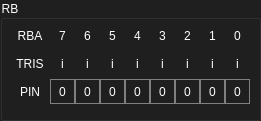
    <widget class="QGroupBox" name="groupBox_12">
     <property name="geometry">
      <rect>
       <x>20</x>
       <y>150</y>
       <width>261</width>
       <height>121</height>
      </rect>
     </property>
     <property name="styleSheet">
      <string notr="true">QGroupBox {
	color : white;
	background-color: rgb(31, 31, 31);
}</string>
     </property>
     <property name="title">
      <string>RB</string>
     </property>
     <widget class="QWidget" name="gridLayoutWidget_7">
      <property name="geometry">
       <rect>
        <x>10</x>
        <y>20</y>
        <width>247</width>
        <height>88</height>
       </rect>
      </property>
      <layout class="QGridLayout" name="gridLayout_7">
       <property name="spacing">
        <number>0</number>
       </property>
       <item row="2" column="0">
        <widget class="QLabel" name="label_84">
         <property name="sizePolicy">
          <sizepolicy hsizetype="Fixed" vsizetype="Fixed">
           <horstretch>0</horstretch>
           <verstretch>0</verstretch>
          </sizepolicy>
         </property>
         <property name="minimumSize">
          <size>
           <width>40</width>
           <height>25</height>
          </size>
         </property>
         <property name="maximumSize">
          <size>
           <width>40</width>
           <height>25</height>
          </size>
         </property>
         <property name="layoutDirection">
          <enum>Qt::LeftToRight</enum>
         </property>
         <property name="styleSheet">
          <string notr="true">
color: white; 
</string>
         </property>
         <property name="text">
          <string>PIN</string>
         </property>
         <property name="alignment">
          <set>Qt::AlignCenter</set>
         </property>
        </widget>
       </item>
       <item row="0" column="0">
        <widget class="QLabel" name="label_85">
         <property name="sizePolicy">
          <sizepolicy hsizetype="Fixed" vsizetype="Fixed">
           <horstretch>0</horstretch>
           <verstretch>0</verstretch>
          </sizepolicy>
         </property>
         <property name="minimumSize">
          <size>
           <width>40</width>
           <height>25</height>
          </size>
         </property>
         <property name="maximumSize">
          <size>
           <width>40</width>
           <height>25</height>
          </size>
         </property>
         <property name="layoutDirection">
          <enum>Qt::LeftToRight</enum>
         </property>
         <property name="styleSheet">
          <string notr="true">
color: white; 
</string>
         </property>
         <property name="text">
          <string>RBA</string>
         </property>
         <property name="alignment">
          <set>Qt::AlignCenter</set>
         </property>
        </widget>
       </item>
       <item row="2" column="4">
        <widget class="QPushButton" name="pushButton_291">
         <property name="sizePolicy">
          <sizepolicy hsizetype="Fixed" vsizetype="Fixed">
           <horstretch>0</horstretch>
           <verstretch>0</verstretch>
          </sizepolicy>
         </property>
         <property name="minimumSize">
          <size>
           <width>25</width>
           <height>25</height>
          </size>
         </property>
         <property name="maximumSize">
          <size>
           <width>25</width>
           <height>25</height>
          </size>
         </property>
         <property name="layoutDirection">
          <enum>Qt::LeftToRight</enum>
         </property>
         <property name="styleSheet">
          <string notr="true">QPushButton {
   border: 1px solid gray;
  color: white; 
}
QPushButton:hover {
    background-color: rgb(74, 74, 74);
}
QPushButton:pressed {
    background-color: qlineargradient(x1: 0, y1: 0, x2: 0, y2: 1,
                                      stop: 0 #dadbde, stop: 1 #444444);
}</string>
         </property>
         <property name="text">
          <string>0</string>
         </property>
        </widget>
       </item>
       <item row="1" column="0">
        <widget class="QLabel" name="label_86">
         <property name="sizePolicy">
          <sizepolicy hsizetype="Fixed" vsizetype="Fixed">
           <horstretch>0</horstretch>
           <verstretch>0</verstretch>
          </sizepolicy>
         </property>
         <property name="minimumSize">
          <size>
           <width>40</width>
           <height>25</height>
          </size>
         </property>
         <property name="maximumSize">
          <size>
           <width>40</width>
           <height>25</height>
          </size>
         </property>
         <property name="layoutDirection">
          <enum>Qt::LeftToRight</enum>
         </property>
         <property name="styleSheet">
          <string notr="true">
color: white; 
</string>
         </property>
         <property name="text">
          <string>TRIS</string>
         </property>
         <property name="alignment">
          <set>Qt::AlignCenter</set>
         </property>
        </widget>
       </item>
       <item row="0" column="1">
        <widget class="QLabel" name="label_87">
         <property name="sizePolicy">
          <sizepolicy hsizetype="Fixed" vsizetype="Fixed">
           <horstretch>0</horstretch>
           <verstretch>0</verstretch>
          </sizepolicy>
         </property>
         <property name="minimumSize">
          <size>
           <width>25</width>
           <height>25</height>
          </size>
         </property>
         <property name="maximumSize">
          <size>
           <width>25</width>
           <height>25</height>
          </size>
         </property>
         <property name="layoutDirection">
          <enum>Qt::LeftToRight</enum>
         </property>
         <property name="styleSheet">
          <string notr="true">
color: white; 
</string>
         </property>
         <property name="text">
          <string>7</string>
         </property>
         <property name="alignment">
          <set>Qt::AlignCenter</set>
         </property>
        </widget>
       </item>
       <item row="0" column="2">
        <widget class="QLabel" name="label_88">
         <property name="sizePolicy">
          <sizepolicy hsizetype="Fixed" vsizetype="Fixed">
           <horstretch>0</horstretch>
           <verstretch>0</verstretch>
          </sizepolicy>
         </property>
         <property name="minimumSize">
          <size>
           <width>25</width>
           <height>25</height>
          </size>
         </property>
         <property name="maximumSize">
          <size>
           <width>25</width>
           <height>25</height>
          </size>
         </property>
         <property name="layoutDirection">
          <enum>Qt::LeftToRight</enum>
         </property>
         <property name="styleSheet">
          <string notr="true">
color: white; 
</string>
         </property>
         <property name="text">
          <string>6</string>
         </property>
         <property name="alignment">
          <set>Qt::AlignCenter</set>
         </property>
        </widget>
       </item>
       <item row="0" column="3">
        <widget class="QLabel" name="label_89">
         <property name="sizePolicy">
          <sizepolicy hsizetype="Fixed" vsizetype="Fixed">
           <horstretch>0</horstretch>
           <verstretch>0</verstretch>
          </sizepolicy>
         </property>
         <property name="minimumSize">
          <size>
           <width>25</width>
           <height>25</height>
          </size>
         </property>
         <property name="maximumSize">
          <size>
           <width>25</width>
           <height>25</height>
          </size>
         </property>
         <property name="layoutDirection">
          <enum>Qt::LeftToRight</enum>
         </property>
         <property name="styleSheet">
          <string notr="true">
color: white; 
</string>
         </property>
         <property name="text">
          <string>5</string>
         </property>
         <property name="alignment">
          <set>Qt::AlignCenter</set>
         </property>
        </widget>
       </item>
       <item row="0" column="4">
        <widget class="QLabel" name="label_90">
         <property name="sizePolicy">
          <sizepolicy hsizetype="Fixed" vsizetype="Fixed">
           <horstretch>0</horstretch>
           <verstretch>0</verstretch>
          </sizepolicy>
         </property>
         <property name="minimumSize">
          <size>
           <width>25</width>
           <height>25</height>
          </size>
         </property>
         <property name="maximumSize">
          <size>
           <width>25</width>
           <height>25</height>
          </size>
         </property>
         <property name="layoutDirection">
          <enum>Qt::LeftToRight</enum>
         </property>
         <property name="styleSheet">
          <string notr="true">
color: white; 
</string>
         </property>
         <property name="text">
          <string>4</string>
         </property>
         <property name="alignment">
          <set>Qt::AlignCenter</set>
         </property>
        </widget>
       </item>
       <item row="0" column="5">
        <widget class="QLabel" name="label_91">
         <property name="sizePolicy">
          <sizepolicy hsizetype="Fixed" vsizetype="Fixed">
           <horstretch>0</horstretch>
           <verstretch>0</verstretch>
          </sizepolicy>
         </property>
         <property name="minimumSize">
          <size>
           <width>25</width>
           <height>25</height>
          </size>
         </property>
         <property name="maximumSize">
          <size>
           <width>25</width>
           <height>25</height>
          </size>
         </property>
         <property name="layoutDirection">
          <enum>Qt::LeftToRight</enum>
         </property>
         <property name="styleSheet">
          <string notr="true">
color: white; 
</string>
         </property>
         <property name="text">
          <string>3</string>
         </property>
         <property name="alignment">
          <set>Qt::AlignCenter</set>
         </property>
        </widget>
       </item>
       <item row="0" column="6">
        <widget class="QLabel" name="label_92">
         <property name="sizePolicy">
          <sizepolicy hsizetype="Fixed" vsizetype="Fixed">
           <horstretch>0</horstretch>
           <verstretch>0</verstretch>
          </sizepolicy>
         </property>
         <property name="minimumSize">
          <size>
           <width>25</width>
           <height>25</height>
          </size>
         </property>
         <property name="maximumSize">
          <size>
           <width>25</width>
           <height>25</height>
          </size>
         </property>
         <property name="layoutDirection">
          <enum>Qt::LeftToRight</enum>
         </property>
         <property name="styleSheet">
          <string notr="true">
color: white; 
</string>
         </property>
         <property name="text">
          <string>2</string>
         </property>
         <property name="alignment">
          <set>Qt::AlignCenter</set>
         </property>
        </widget>
       </item>
       <item row="0" column="7">
        <widget class="QLabel" name="label_93">
         <property name="sizePolicy">
          <sizepolicy hsizetype="Fixed" vsizetype="Fixed">
           <horstretch>0</horstretch>
           <verstretch>0</verstretch>
          </sizepolicy>
         </property>
         <property name="minimumSize">
          <size>
           <width>25</width>
           <height>25</height>
          </size>
         </property>
         <property name="maximumSize">
          <size>
           <width>25</width>
           <height>25</height>
          </size>
         </property>
         <property name="layoutDirection">
          <enum>Qt::LeftToRight</enum>
         </property>
         <property name="styleSheet">
          <string notr="true">
color: white; 
</string>
         </property>
         <property name="text">
          <string>1</string>
         </property>
         <property name="alignment">
          <set>Qt::AlignCenter</set>
         </property>
        </widget>
       </item>
       <item row="0" column="8">
        <widget class="QLabel" name="label_94">
         <property name="sizePolicy">
          <sizepolicy hsizetype="Fixed" vsizetype="Fixed">
           <horstretch>0</horstretch>
           <verstretch>0</verstretch>
          </sizepolicy>
         </property>
         <property name="minimumSize">
          <size>
           <width>25</width>
           <height>25</height>
          </size>
         </property>
         <property name="maximumSize">
          <size>
           <width>25</width>
           <height>25</height>
          </size>
         </property>
         <property name="layoutDirection">
          <enum>Qt::LeftToRight</enum>
         </property>
         <property name="styleSheet">
          <string notr="true">
color: white; 
</string>
         </property>
         <property name="text">
          <string>0</string>
         </property>
         <property name="alignment">
          <set>Qt::AlignCenter</set>
         </property>
        </widget>
       </item>
       <item row="1" column="1">
        <widget class="QLabel" name="label_95">
         <property name="sizePolicy">
          <sizepolicy hsizetype="Fixed" vsizetype="Fixed">
           <horstretch>0</horstretch>
           <verstretch>0</verstretch>
          </sizepolicy>
         </property>
         <property name="minimumSize">
          <size>
           <width>25</width>
           <height>25</height>
          </size>
         </property>
         <property name="maximumSize">
          <size>
           <width>25</width>
           <height>25</height>
          </size>
         </property>
         <property name="layoutDirection">
          <enum>Qt::LeftToRight</enum>
         </property>
         <property name="styleSheet">
          <string notr="true">
color: white; 
</string>
         </property>
         <property name="text">
          <string>i</string>
         </property>
         <property name="alignment">
          <set>Qt::AlignCenter</set>
         </property>
        </widget>
       </item>
       <item row="1" column="2">
        <widget class="QLabel" name="label_96">
         <property name="sizePolicy">
          <sizepolicy hsizetype="Fixed" vsizetype="Fixed">
           <horstretch>0</horstretch>
           <verstretch>0</verstretch>
          </sizepolicy>
         </property>
         <property name="minimumSize">
          <size>
           <width>25</width>
           <height>25</height>
          </size>
         </property>
         <property name="maximumSize">
          <size>
           <width>25</width>
           <height>25</height>
          </size>
         </property>
         <property name="layoutDirection">
          <enum>Qt::LeftToRight</enum>
         </property>
         <property name="styleSheet">
          <string notr="true">
color: white; 
</string>
         </property>
         <property name="text">
          <string>i</string>
         </property>
         <property name="alignment">
          <set>Qt::AlignCenter</set>
         </property>
        </widget>
       </item>
       <item row="1" column="3">
        <widget class="QLabel" name="label_97">
         <property name="sizePolicy">
          <sizepolicy hsizetype="Fixed" vsizetype="Fixed">
           <horstretch>0</horstretch>
           <verstretch>0</verstretch>
          </sizepolicy>
         </property>
         <property name="minimumSize">
          <size>
           <width>25</width>
           <height>25</height>
          </size>
         </property>
         <property name="maximumSize">
          <size>
           <width>25</width>
           <height>25</height>
          </size>
         </property>
         <property name="layoutDirection">
          <enum>Qt::LeftToRight</enum>
         </property>
         <property name="styleSheet">
          <string notr="true">
color: white; 
</string>
         </property>
         <property name="text">
          <string>i</string>
         </property>
         <property name="alignment">
          <set>Qt::AlignCenter</set>
         </property>
        </widget>
       </item>
       <item row="1" column="4">
        <widget class="QLabel" name="label_98">
         <property name="sizePolicy">
          <sizepolicy hsizetype="Fixed" vsizetype="Fixed">
           <horstretch>0</horstretch>
           <verstretch>0</verstretch>
          </sizepolicy>
         </property>
         <property name="minimumSize">
          <size>
           <width>25</width>
           <height>25</height>
          </size>
         </property>
         <property name="maximumSize">
          <size>
           <width>25</width>
           <height>25</height>
          </size>
         </property>
         <property name="layoutDirection">
          <enum>Qt::LeftToRight</enum>
         </property>
         <property name="styleSheet">
          <string notr="true">
color: white; 
</string>
         </property>
         <property name="text">
          <string>i</string>
         </property>
         <property name="alignment">
          <set>Qt::AlignCenter</set>
         </property>
        </widget>
       </item>
       <item row="1" column="5">
        <widget class="QLabel" name="label_99">
         <property name="sizePolicy">
          <sizepolicy hsizetype="Fixed" vsizetype="Fixed">
           <horstretch>0</horstretch>
           <verstretch>0</verstretch>
          </sizepolicy>
         </property>
         <property name="minimumSize">
          <size>
           <width>25</width>
           <height>25</height>
          </size>
         </property>
         <property name="maximumSize">
          <size>
           <width>25</width>
           <height>25</height>
          </size>
         </property>
         <property name="layoutDirection">
          <enum>Qt::LeftToRight</enum>
         </property>
         <property name="styleSheet">
          <string notr="true">
color: white; 
</string>
         </property>
         <property name="text">
          <string>i</string>
         </property>
         <property name="alignment">
          <set>Qt::AlignCenter</set>
         </property>
        </widget>
       </item>
       <item row="1" column="6">
        <widget class="QLabel" name="label_100">
         <property name="sizePolicy">
          <sizepolicy hsizetype="Fixed" vsizetype="Fixed">
           <horstretch>0</horstretch>
           <verstretch>0</verstretch>
          </sizepolicy>
         </property>
         <property name="minimumSize">
          <size>
           <width>25</width>
           <height>25</height>
          </size>
         </property>
         <property name="maximumSize">
          <size>
           <width>25</width>
           <height>25</height>
          </size>
         </property>
         <property name="layoutDirection">
          <enum>Qt::LeftToRight</enum>
         </property>
         <property name="styleSheet">
          <string notr="true">
color: white; 
</string>
         </property>
         <property name="text">
          <string>i</string>
         </property>
         <property name="alignment">
          <set>Qt::AlignCenter</set>
         </property>
        </widget>
       </item>
       <item row="1" column="7">
        <widget class="QLabel" name="label_101">
         <property name="sizePolicy">
          <sizepolicy hsizetype="Fixed" vsizetype="Fixed">
           <horstretch>0</horstretch>
           <verstretch>0</verstretch>
          </sizepolicy>
         </property>
         <property name="minimumSize">
          <size>
           <width>25</width>
           <height>25</height>
          </size>
         </property>
         <property name="maximumSize">
          <size>
           <width>25</width>
           <height>25</height>
          </size>
         </property>
         <property name="layoutDirection">
          <enum>Qt::LeftToRight</enum>
         </property>
         <property name="styleSheet">
          <string notr="true">
color: white; 
</string>
         </property>
         <property name="text">
          <string>i</string>
         </property>
         <property name="alignment">
          <set>Qt::AlignCenter</set>
         </property>
        </widget>
       </item>
       <item row="1" column="8">
        <widget class="QLabel" name="label_102">
         <property name="sizePolicy">
          <sizepolicy hsizetype="Fixed" vsizetype="Fixed">
           <horstretch>0</horstretch>
           <verstretch>0</verstretch>
          </sizepolicy>
         </property>
         <property name="minimumSize">
          <size>
           <width>25</width>
           <height>25</height>
          </size>
         </property>
         <property name="maximumSize">
          <size>
           <width>25</width>
           <height>25</height>
          </size>
         </property>
         <property name="layoutDirection">
          <enum>Qt::LeftToRight</enum>
         </property>
         <property name="styleSheet">
          <string notr="true">
color: white; 
</string>
         </property>
         <property name="text">
          <string>i</string>
         </property>
         <property name="alignment">
          <set>Qt::AlignCenter</set>
         </property>
        </widget>
       </item>
       <item row="2" column="1">
        <widget class="QPushButton" name="pushButton_288">
         <property name="sizePolicy">
          <sizepolicy hsizetype="Fixed" vsizetype="Fixed">
           <horstretch>0</horstretch>
           <verstretch>0</verstretch>
          </sizepolicy>
         </property>
         <property name="minimumSize">
          <size>
           <width>25</width>
           <height>25</height>
          </size>
         </property>
         <property name="maximumSize">
          <size>
           <width>25</width>
           <height>25</height>
          </size>
         </property>
         <property name="layoutDirection">
          <enum>Qt::LeftToRight</enum>
         </property>
         <property name="styleSheet">
          <string notr="true">QPushButton {
   border: 1px solid gray;
  color: white; 
}
QPushButton:hover {
    background-color: rgb(74, 74, 74);
}
QPushButton:pressed {
    background-color: qlineargradient(x1: 0, y1: 0, x2: 0, y2: 1,
                                      stop: 0 #dadbde, stop: 1 #444444);
}</string>
         </property>
         <property name="text">
          <string>0</string>
         </property>
        </widget>
       </item>
       <item row="2" column="2">
        <widget class="QPushButton" name="pushButton_289">
         <property name="sizePolicy">
          <sizepolicy hsizetype="Fixed" vsizetype="Fixed">
           <horstretch>0</horstretch>
           <verstretch>0</verstretch>
          </sizepolicy>
         </property>
         <property name="minimumSize">
          <size>
           <width>25</width>
           <height>25</height>
          </size>
         </property>
         <property name="maximumSize">
          <size>
           <width>25</width>
           <height>25</height>
          </size>
         </property>
         <property name="layoutDirection">
          <enum>Qt::LeftToRight</enum>
         </property>
         <property name="styleSheet">
          <string notr="true">QPushButton {
   border: 1px solid gray;
  color: white; 
}
QPushButton:hover {
    background-color: rgb(74, 74, 74);
}
QPushButton:pressed {
    background-color: qlineargradient(x1: 0, y1: 0, x2: 0, y2: 1,
                                      stop: 0 #dadbde, stop: 1 #444444);
}</string>
         </property>
         <property name="text">
          <string>0</string>
         </property>
        </widget>
       </item>
       <item row="2" column="3">
        <widget class="QPushButton" name="pushButton_290">
         <property name="sizePolicy">
          <sizepolicy hsizetype="Fixed" vsizetype="Fixed">
           <horstretch>0</horstretch>
           <verstretch>0</verstretch>
          </sizepolicy>
         </property>
         <property name="minimumSize">
          <size>
           <width>25</width>
           <height>25</height>
          </size>
         </property>
         <property name="maximumSize">
          <size>
           <width>25</width>
           <height>25</height>
          </size>
         </property>
         <property name="layoutDirection">
          <enum>Qt::LeftToRight</enum>
         </property>
         <property name="styleSheet">
          <string notr="true">QPushButton {
   border: 1px solid gray;
  color: white; 
}
QPushButton:hover {
    background-color: rgb(74, 74, 74);
}
QPushButton:pressed {
    background-color: qlineargradient(x1: 0, y1: 0, x2: 0, y2: 1,
                                      stop: 0 #dadbde, stop: 1 #444444);
}</string>
         </property>
         <property name="text">
          <string>0</string>
         </property>
        </widget>
       </item>
       <item row="2" column="8">
        <widget class="QPushButton" name="pushButton_295">
         <property name="sizePolicy">
          <sizepolicy hsizetype="Fixed" vsizetype="Fixed">
           <horstretch>0</horstretch>
           <verstretch>0</verstretch>
          </sizepolicy>
         </property>
         <property name="minimumSize">
          <size>
           <width>25</width>
           <height>25</height>
          </size>
         </property>
         <property name="maximumSize">
          <size>
           <width>25</width>
           <height>25</height>
          </size>
         </property>
         <property name="layoutDirection">
          <enum>Qt::LeftToRight</enum>
         </property>
         <property name="styleSheet">
          <string notr="true">QPushButton {
   border: 1px solid gray;
  color: white; 
}
QPushButton:hover {
    background-color: rgb(74, 74, 74);
}
QPushButton:pressed {
    background-color: qlineargradient(x1: 0, y1: 0, x2: 0, y2: 1,
                                      stop: 0 #dadbde, stop: 1 #444444);
}</string>
         </property>
         <property name="text">
          <string>0</string>
         </property>
        </widget>
       </item>
       <item row="2" column="6">
        <widget class="QPushButton" name="pushButton_293">
         <property name="sizePolicy">
          <sizepolicy hsizetype="Fixed" vsizetype="Fixed">
           <horstretch>0</horstretch>
           <verstretch>0</verstretch>
          </sizepolicy>
         </property>
         <property name="minimumSize">
          <size>
           <width>25</width>
           <height>25</height>
          </size>
         </property>
         <property name="maximumSize">
          <size>
           <width>25</width>
           <height>25</height>
          </size>
         </property>
         <property name="layoutDirection">
          <enum>Qt::LeftToRight</enum>
         </property>
         <property name="styleSheet">
          <string notr="true">QPushButton {
   border: 1px solid gray;
  color: white; 
}
QPushButton:hover {
    background-color: rgb(74, 74, 74);
}
QPushButton:pressed {
    background-color: qlineargradient(x1: 0, y1: 0, x2: 0, y2: 1,
                                      stop: 0 #dadbde, stop: 1 #444444);
}</string>
         </property>
         <property name="text">
          <string>0</string>
         </property>
        </widget>
       </item>
       <item row="2" column="7">
        <widget class="QPushButton" name="pushButton_294">
         <property name="sizePolicy">
          <sizepolicy hsizetype="Fixed" vsizetype="Fixed">
           <horstretch>0</horstretch>
           <verstretch>0</verstretch>
          </sizepolicy>
         </property>
         <property name="minimumSize">
          <size>
           <width>25</width>
           <height>25</height>
          </size>
         </property>
         <property name="maximumSize">
          <size>
           <width>25</width>
           <height>25</height>
          </size>
         </property>
         <property name="layoutDirection">
          <enum>Qt::LeftToRight</enum>
         </property>
         <property name="styleSheet">
          <string notr="true">QPushButton {
   border: 1px solid gray;
  color: white; 
}
QPushButton:hover {
    background-color: rgb(74, 74, 74);
}
QPushButton:pressed {
    background-color: qlineargradient(x1: 0, y1: 0, x2: 0, y2: 1,
                                      stop: 0 #dadbde, stop: 1 #444444);
}</string>
         </property>
         <property name="text">
          <string>0</string>
         </property>
        </widget>
       </item>
       <item row="2" column="5">
        <widget class="QPushButton" name="pushButton_292">
         <property name="sizePolicy">
          <sizepolicy hsizetype="Fixed" vsizetype="Fixed">
           <horstretch>0</horstretch>
           <verstretch>0</verstretch>
          </sizepolicy>
         </property>
         <property name="minimumSize">
          <size>
           <width>25</width>
           <height>25</height>
          </size>
         </property>
         <property name="maximumSize">
          <size>
           <width>25</width>
           <height>25</height>
          </size>
         </property>
         <property name="layoutDirection">
          <enum>Qt::LeftToRight</enum>
         </property>
         <property name="styleSheet">
          <string notr="true">QPushButton {
   border: 1px solid gray;
  color: white; 
}
QPushButton:hover {
    background-color: rgb(74, 74, 74);
}
QPushButton:pressed {
    background-color: qlineargradient(x1: 0, y1: 0, x2: 0, y2: 1,
                                      stop: 0 #dadbde, stop: 1 #444444);
}</string>
         </property>
         <property name="text">
          <string>0</string>
         </property>
        </widget>
       </item>
      </layout>
     </widget>
    </widget>
